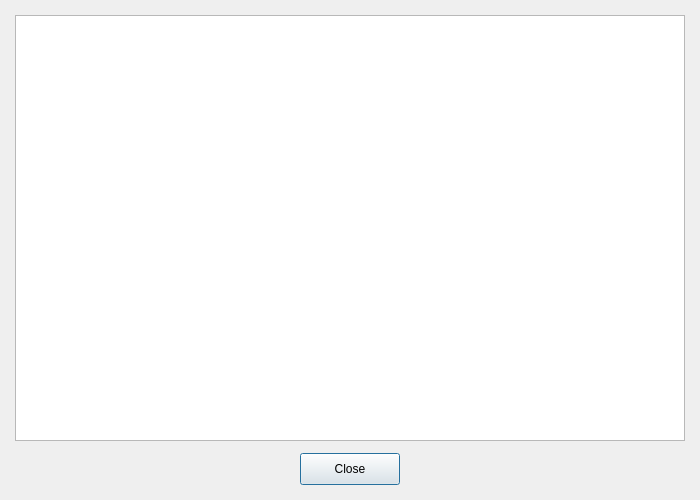
<?xml version="1.0" encoding="UTF-8"?>
<ui version="4.0">
 <class>LicenseDialog</class>
 <widget class="QDialog" name="LicenseDialog">
  <property name="geometry">
   <rect>
    <x>0</x>
    <y>0</y>
    <width>700</width>
    <height>500</height>
   </rect>
  </property>
  <property name="windowTitle">
   <string>Software License Agreement</string>
  </property>
  <layout class="QVBoxLayout" name="verticalLayout">
   <property name="spacing">
    <number>12</number>
   </property>
   <property name="leftMargin">
    <number>15</number>
   </property>
   <property name="topMargin">
    <number>15</number>
   </property>
   <property name="rightMargin">
    <number>15</number>
   </property>
   <property name="bottomMargin">
    <number>15</number>
   </property>
   <item>
    <widget class="QTextBrowser" name="textBrowser">
     <property name="readOnly">
      <bool>true</bool>
     </property>
    </widget>
   </item>
   <item>
    <layout class="QHBoxLayout" name="buttonLayout">
     <item>
      <spacer name="horizontalSpacer">
       <property name="orientation">
        <enum>Qt::Orientation::Horizontal</enum>
       </property>
       <property name="sizeHint" stdset="0">
        <size>
         <width>40</width>
         <height>20</height>
        </size>
       </property>
      </spacer>
     </item>
     <item>
      <widget class="QPushButton" name="btnClose">
       <property name="text">
        <string>Close</string>
       </property>
       <property name="default">
        <bool>true</bool>
       </property>
       <property name="autoDefault">
        <bool>true</bool>
       </property>
       <property name="minimumSize">
        <size>
         <width>100</width>
         <height>32</height>
        </size>
       </property>
      </widget>
     </item>
     <item>
      <spacer name="horizontalSpacer_2">
       <property name="orientation">
        <enum>Qt::Orientation::Horizontal</enum>
       </property>
       <property name="sizeHint" stdset="0">
        <size>
         <width>40</width>
         <height>20</height>
        </size>
       </property>
      </spacer>
     </item>
    </layout>
   </item>
  </layout>
 </widget>
 <resources/>
 <connections/>
</ui>
